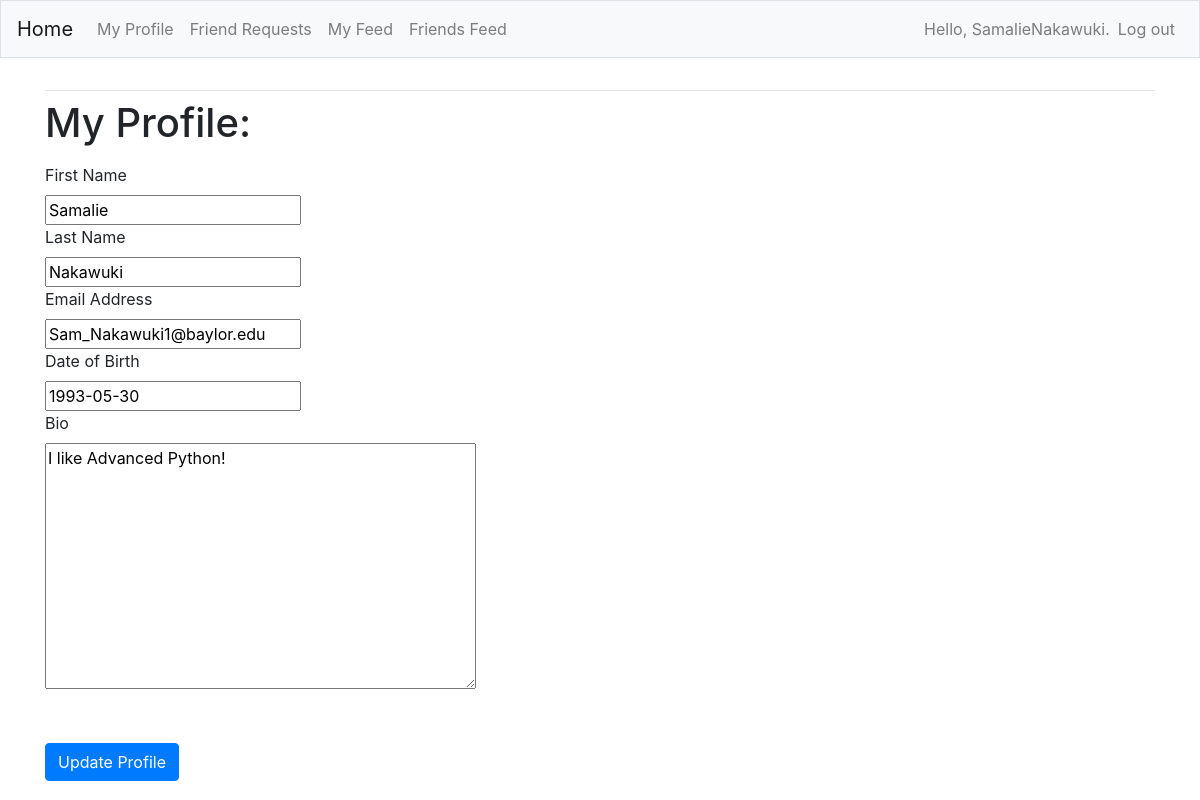
/profile/ (signed in), run on the app's committed database.
### FeedApp/models.py (models this page shows, shortened)
class Profile(models.Model):
    first_name = models.CharField(max_length=200, blank=True)
    last_name = models.CharField(max_length=200, blank=True)
    email = models.EmailField(max_length=300, blank=True)
    dob = models.DateField(null=True, blank=True)
    bio = models.TextField(blank=True)
    user = models.OneToOneField(User, on_delete=models.CASCADE)
    friends = models.ManyToManyField('auth.User', blank=True, related_name='friends')
    created = models.DateTimeField(auto_now=True)
    updated = models.DateTimeField(auto_now_add=True)

### FeedApp/views.py (the view)
# urls.py: path('profile/', views.profile, name='profile'),
@login_required
def profile(request):
    profile = Profile.objects.filter(user=request.user)
    if not profile.exists():
        Profile.objects.create(user=request.user)
    profile = Profile.objects.get(user=request.user)
    if request.method != 'POST':
        form = ProfileForm(instance=profile)
    else:
        form = ProfileForm(instance=profile, data=request.POST)
        if form.is_valid():
            form.save()
            return redirect('FeedApp:profile')
    context = {'form': form}
    return render(request, 'FeedApp/profile.html', context)

### FeedApp/forms.py
class ProfileForm(forms.ModelForm):
    class Meta:
        model = Profile
        fields = ['first_name', 'last_name', 'email', 'dob', 'bio']
        labels = {'first_name': 'First Name',
                  'last_name': 'Last Name',
                    'email': 'Email Address',
                    'dob': 'Date of Birth',
                    'bio': 'Bio'
        }

### FeedApp/templates/FeedApp/profile.html (shortened to what this page needs)
{% extends "FeedApp/base.html" %}
{% load bootstrap4 %}
{% load crispy_forms_tags %}
{% block content %}
<h1>
    <p>My Profile:</p>
</h1>
<form action="{% url 'FeedApp:profile'%}" method='post'>
    {{ form |crispy }}
    <br><br>
    <button name="submit" class="btn btn-primary">Update Profile</button>
</form>
{% endblock content %}

### FeedApp/templates/FeedApp/base.html (shortened to what this page needs)
{% load bootstrap4 %}
<!doctype html>
<html lang="en">
<head>
    {% bootstrap_css %}
</head>
<body>
    <nav class="navbar navbar-expand-md navbar-light bg-light mb-4 border">
        <a class="navbar-brand" href="{% url 'FeedApp:index'%}">
            Home</a>
        <div class="collapse navbar-collapse" id="navbarCollapse">
            <ul class="navbar-nav mr-auto">
                <li class="nav-item">
                    <a class="nav-link" href="{% url 'FeedApp:profile' %}">My Profile</a>
                </li>
                <li class="nav-item">
                    <a class="nav-link" href="{% url 'FeedApp:friends' %}">Friend Requests</a>
                </li>
                <li class="nav-item">
                    <a class="nav-link" href="{% url 'FeedApp:myfeed' %}">My Feed</a>
                </li>
                <li class="nav-item">
                    <a class="nav-link" href="{% url 'FeedApp:friendsfeed' %}">Friends Feed</a>
                </li>
            </ul>
            <ul class="navbar-nav ml-auto">
                {% if user.is_authenticated %}
                <li class="nav-item">
                    <span class="navbar-text">Hello, {{ user.username }}.</span>
                </li>
                <li class="nav-item">
                    <a class="nav-link" href="{% url 'users:logout' %}">Log out</a>
                </li>
                {% endif %}
            </ul>
        </div>
    </nav>
    <main role="main" class="container">
        <div class="pb-2 mb-2 border-bottom">
        </div>
        <div>
            {% block content %}{% endblock content %}
        </div>
    </main>
</body>
</html>

### data on the page
Profile: first_name "Samalie", last_name "Nakawuki", email "Sam_Nakawuki1@baylor.edu", dob "1993-05-30", bio "I like Advanced Python!"

### other printed values
{{ user.username }} "SamalieNakawuki"
